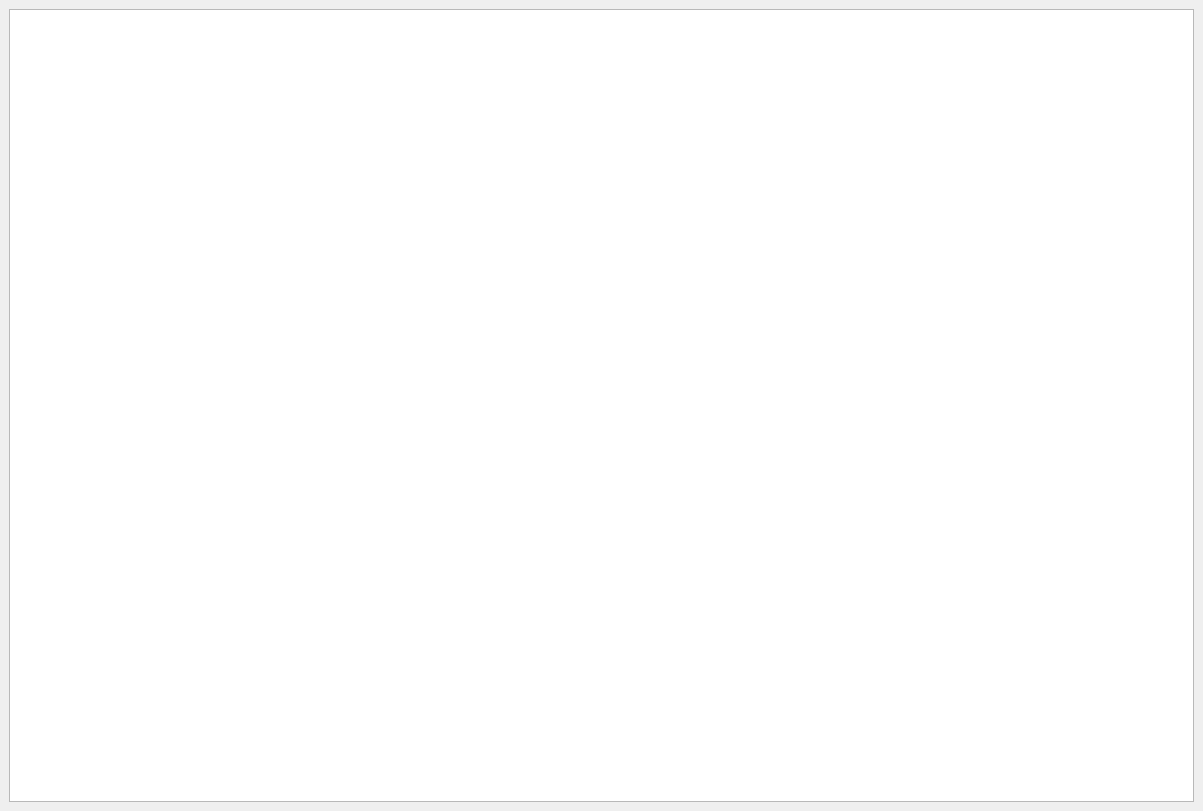
<?xml version="1.0" encoding="UTF-8"?>
<ui version="4.0">
 <class>autozakaz_table</class>
 <widget class="QMainWindow" name="autozakaz_table">
  <property name="geometry">
   <rect>
    <x>0</x>
    <y>0</y>
    <width>1203</width>
    <height>811</height>
   </rect>
  </property>
  <property name="windowTitle">
   <string>Работа с коэффициентами</string>
  </property>
  <widget class="QWidget" name="centralwidget">
   <layout class="QVBoxLayout" name="verticalLayout">
    <item>
     <widget class="QTableWidget" name="tableWidget"/>
    </item>
   </layout>
  </widget>
 </widget>
 <resources/>
 <connections/>
</ui>
